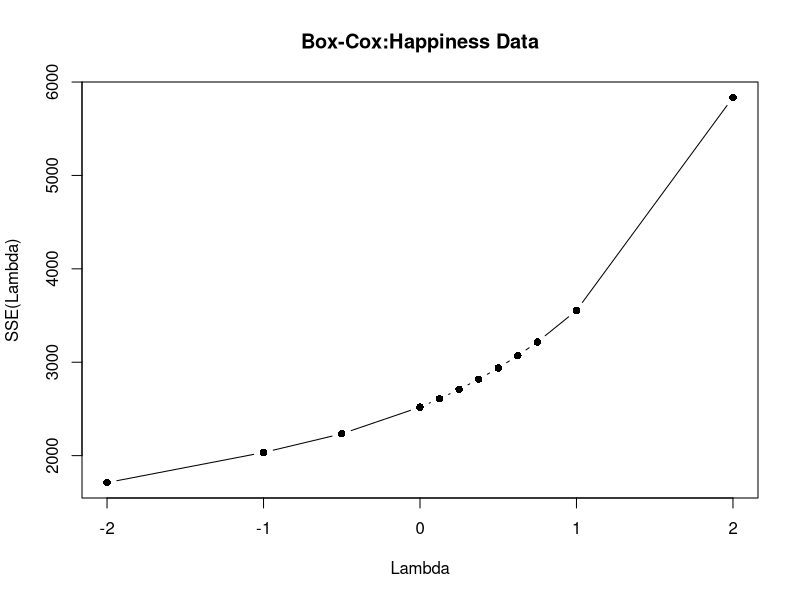
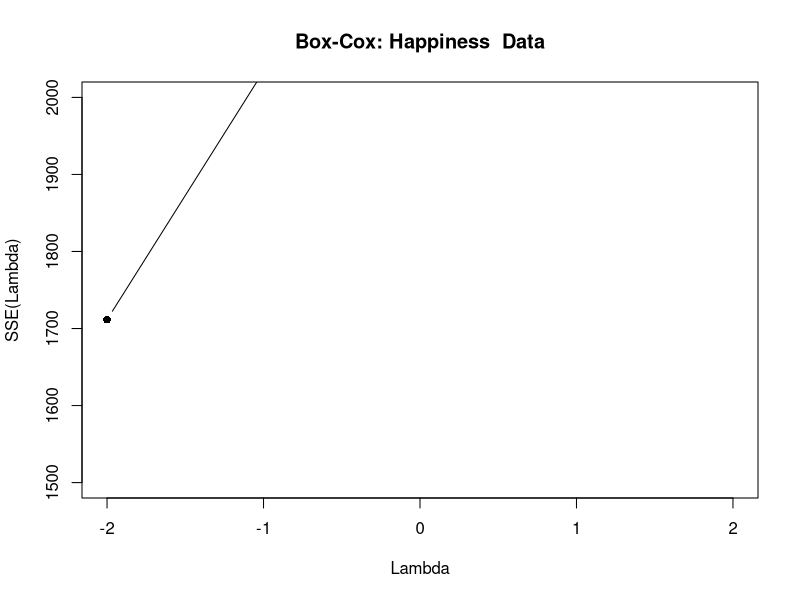

Recreate these plots in R, in order. (Note: this script raises an error after producing the figures.)
## ---- chunk 1
rm(list = ls())
## ---- chunk 2

data("BostonHousing",package="mlbench")
str(BostonHousing)
dim(BostonHousing)
## ---- chunk 3
mfit_null = lm(medv~1, data = BostonHousing)
mfit_full = lm(medv ~ ., data = BostonHousing)
mfit_full_edit = lm(medv~crim+zn+chas+nox+rm+dis+rad+tax+ptratio+b +lstat, data = BostonHousing)
summary(mfit_full)
summary(mfit_full_edit)
## ---- chunk 4
#step(mfit_null,data=BostonHousing, scope = list(lower=mfit_null,upper = mfit_full),direction = "forward")
## ---- chunk 5
y          = BostonHousing$medv

n_dt       = length(BostonHousing$medv)
y_dot      = exp(sum(log(y)/n_dt))
lambda_vec = c(-2, -1, -0.5, 0, 0.125, 0.25, 0.375, 0.5, 0.625, 0.75, 1, 2)
SSE_lambda = rep(NA, length(lambda_vec))

for (i in 1:length(lambda_vec))
{
  lambda = lambda_vec[i]
  
  if (lambda != 0)
  {
    y_lambda = ((y^lambda) - 1)/(lambda*(y_dot^(lambda-1)))
  } else {
    y_lambda = y_dot*log(y)
  }
  
  temp_model    = lm(y_lambda~.,data=BostonHousing)
  temp_anova    = anova(temp_model)
  SSE_lambda[i] = temp_anova$`Sum Sq`[2]
}

plot(lambda_vec, SSE_lambda, type='b', pch=16, xlab='Lambda', ylab='SSE(Lambda)', main='Box-Cox:Happiness Data')
plot(lambda_vec, SSE_lambda, ylim=c(1500,2000), type='b', pch=16, xlab='Lambda', ylab='SSE(Lambda)', main='Box-Cox: Happiness  Data')
## ---- chunk 6
#Std_Res = rstandard(mfit_full)
Std_Res = rstandard(mfit_full_edit)
probplot(Std_Res, qnorm, xlab='Standardized Residuals', ylab='Percent')
## ---- chunk 7
yhat = mfit_full$fitted.values
plot(yhat, Std_Res, ylab='Standardized Residuals', xlab='Fitted Values', main='Standardized Residuals', pch=16)
abline(h=0)
## ---- chunk 8
hist(Std_Res, xlab='Standardized Residuals', main='Standardized Residuals', cex.main = 2)
## ---- chunk 9

